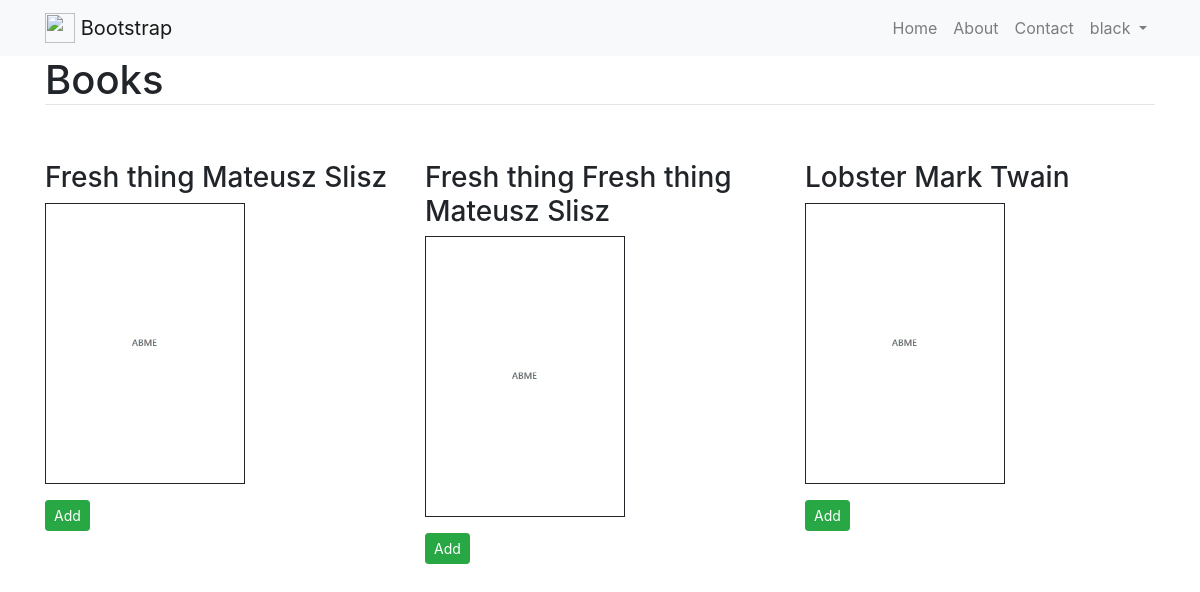
/user/settings/books (signed in), run on the app's committed database.
### api/models.py (models this page shows, shortened)
class Book(models.Model):
    title = models.CharField(max_length=60)
    author = models.ForeignKey(Author)
    image = models.ImageField(upload_to="images/", default="images/none/blank_poster.jpg")

class Author(models.Model):
    first_name = models.CharField(max_length=20)
    last_name = models.CharField(max_length=20)
    def __str__(self):
        return f'{self.first_name} {self.last_name}'

### user/views.py (the view)
@login_required
def settings_books(request):
    add_book_id = request.GET.get('add_book_id', None)
    del_book_id = request.GET.get('del_book_id', None)
    activ_user = get_object_or_404(User, username=request.user)
    activ_profile = get_object_or_404(Profile, user=activ_user)
    if request.method == 'GET' and add_book_id is not None:
        book = get_object_or_404(Book, id=add_book_id)
        activ_profile.book.add(book)
        context = {
            'book': book,
        }
    if request.method == 'GET' and del_book_id is not None:
        book = get_object_or_404(Book, id=del_book_id)
        activ_profile.book.remove(book)
    p_books = activ_profile.book.all()
    books = Book.objects.all()
    context = {
        'books': books,
        'p_books': p_books,
        'activ_profile': activ_profile,
    }
    return render(request, 'user/settings_books.html', context)

### user/templates/user/settings_books.html (shortened to what this page needs)
{% extends "base.html" %}
{% load staticfiles %}
{% block content %}
    <h1 style="border-bottom: 1px solid #e5e5e5">Books</h1>
    <div class="row">
    {% for book in books %}
        <div class="col-sm-6 col-md-4"><br><br>
            <h3>{{ book.title }} {{ book.author }}</h3>
            <figure>
                <img height="281" width="200" src="{{ book.image.url }}" style="border: 1px solid">
            </figure>
            {% if book not in p_books %}
            <a class="addbutton btn btn-sm btn-success" id="add {{ book.id }} " href="" add_data-catid=" {{ book.id }} ">
                Add
            </a>
            {% endif %}
        </div>
    {% endfor %}
    </div>
{% endblock %}

### templates/base.html (shortened to what this page needs)
{% load staticfiles %}
<!DOCTYPE html>
<html lang="en">
  <head>
    <link rel="stylesheet" href="https://maxcdn.bootstrapcdn.com/bootstrap/4.0.0-beta.2/css/bootstrap.min.css">
    <link href="{% static 'css/base.css'%}" rel="stylesheet">
  </head>
  <body>
    <nav class="navbar navbar-expand-lg navbar-light bg-light">
      <div class="container">
      <a class="navbar-brand" href="#">
        <img src="http://getbootstrap.com/assets/brand/bootstrap-solid.svg" width="30" height="30" class="d-inline-block align-top" alt="">
        Bootstrap
      </a>
      <div class="collapse navbar-collapse" id="navbarCollapseItems">
        <ul class="navbar-nav ml-auto">
            <li class="nav-item">
              <a class="nav-link" href="/">Home </a>
            </li>
            <li class="nav-item">
              <a class="nav-link" href="#">About</a>
            </li>
            <li class="nav-item">
              <a class="nav-link" href="#">Contact</a>
            </li>
              {% if request.user.is_authenticated %}
            <li class="nav-item dropdown">
                <a class="nav-link dropdown-toggle" href="#" id="#navbarDropdownMenuLink" data-toggle="dropdown" aria-haspopup="true" aria-expanded="false">
                  {{ request.user.username }}
                </a>
            </li>
              {% else %}
            <li class="nav-item">
              <a class="nav-link" href="{% url 'website_login' %}">Login</a>
            </li>
              {% endif %}
          </ul>
        </div>
      </div>
    </nav>
    <div class="container">
        {% block content %}
        {% endblock content %}
    </div>
  </body>
</html>

### static/css/base.css (style rules this page uses)
a { text-decoration: none !important; }

### data on the page
Book: title "Fresh thing", author "Mateusz Slisz", image (placeholder picture)
Book: title "Fresh thing Fresh thing", author "Mateusz Slisz", image (placeholder picture)
Book: title "Lobster", author "Mark Twain", image (placeholder picture)

### other printed values
{{ request.user.username }} "black"
